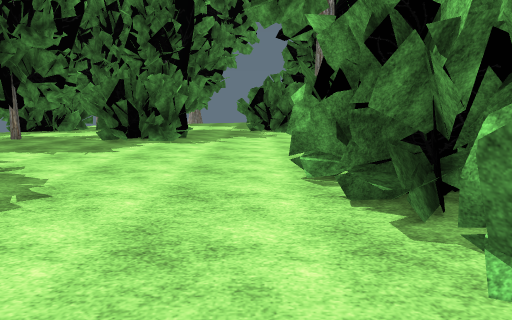
[1] (above)

22 first-person views from a walk through a 3-D level made in the Unity game engine. The camera is 1.5 m above the floor, tilts 8° down and sees 70° across. The floor is counted in squares, 1 m on a side. Each view is taken from the middle of a square. On the plan, view 1 faces up. The plan holds only what a view shows up to about 16 squares ahead; the rest is blank. The place goes on beyond the plan. Some animated figures are not drawn. Door leaves are left out, so doorways stand open. Some surface patterns are stand-ins.

[2]
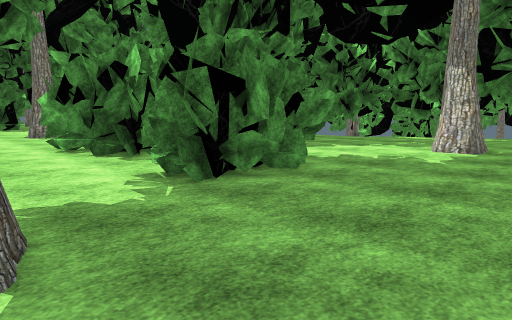

[3]
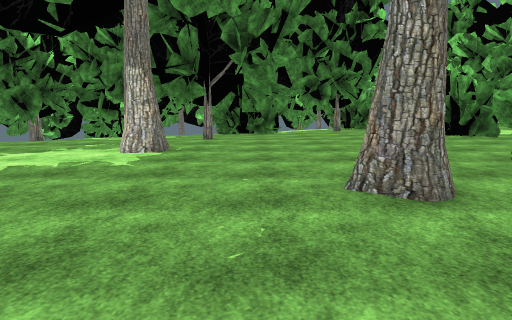

[4]
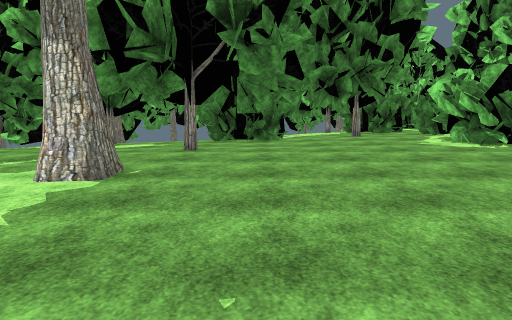

[5]
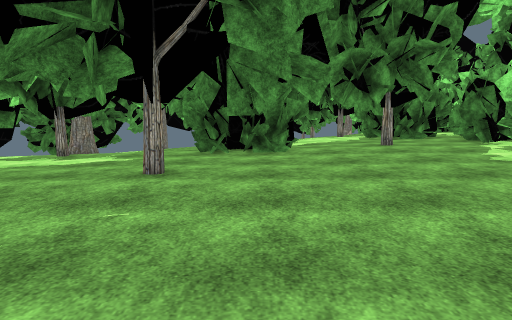

[6]
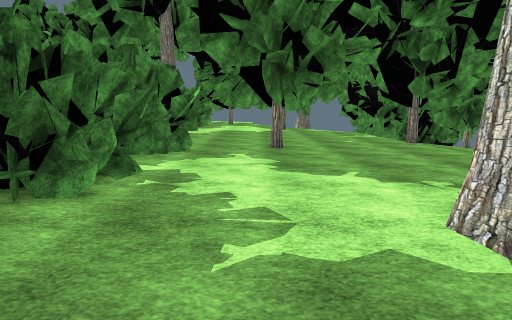

[7]
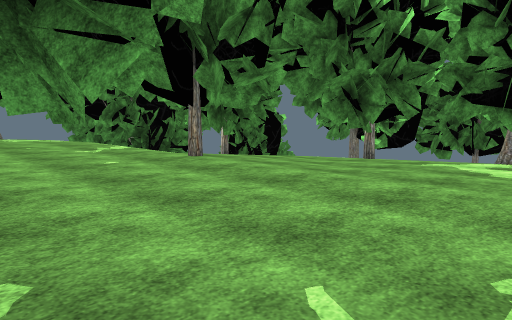

[8]
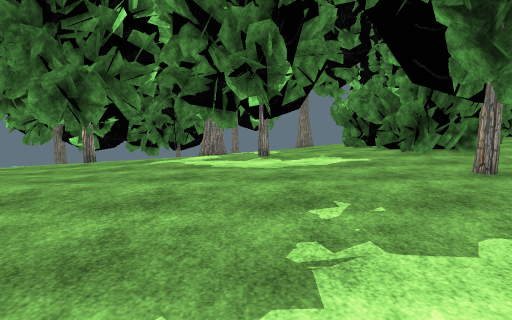

[9]
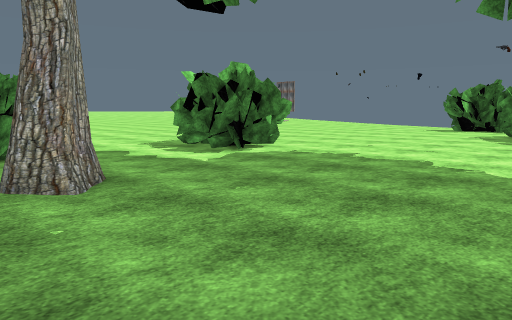

[10]
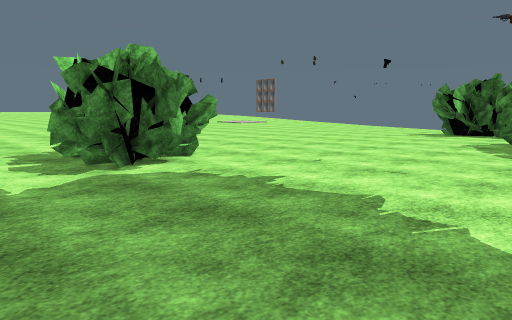

[11]
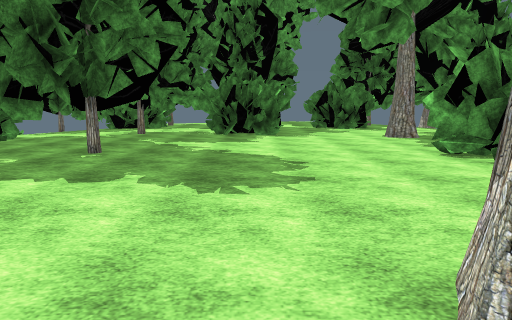

[12]
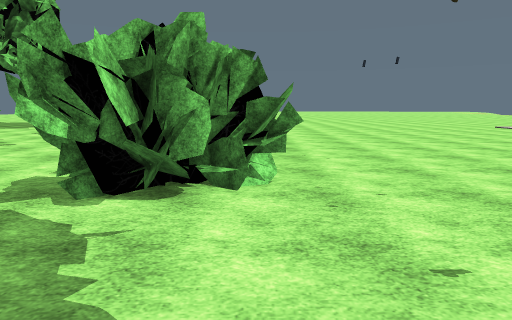

[13]
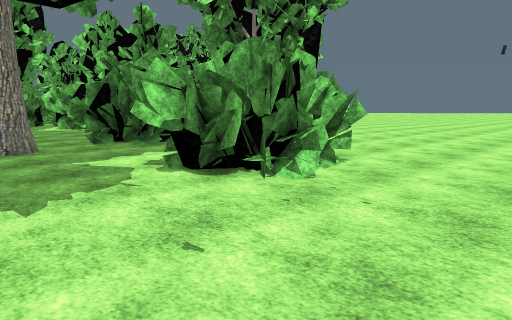

[14]
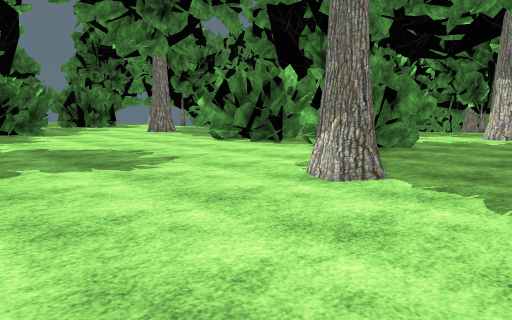

[15]
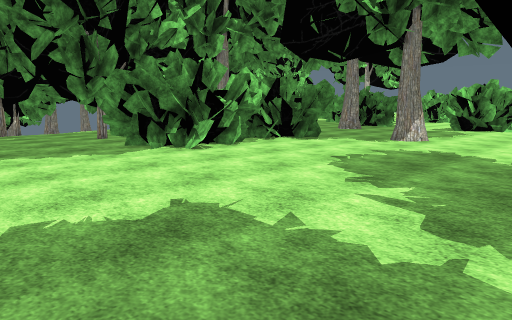

[16]
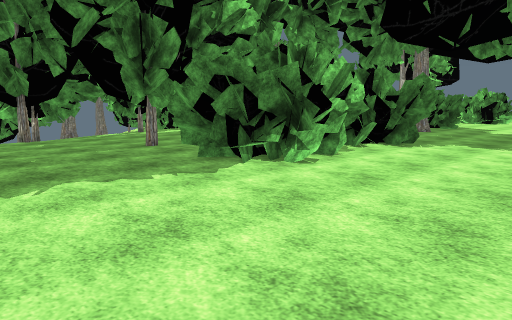

[17]
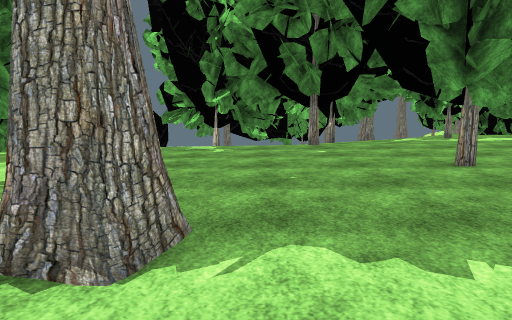

[18]
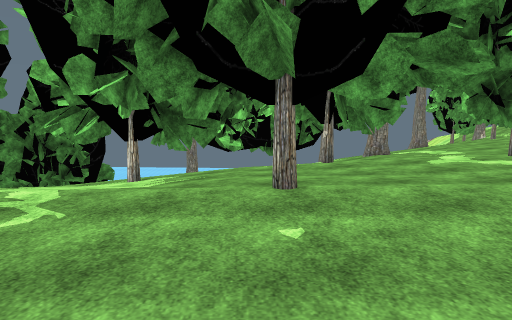

[19]
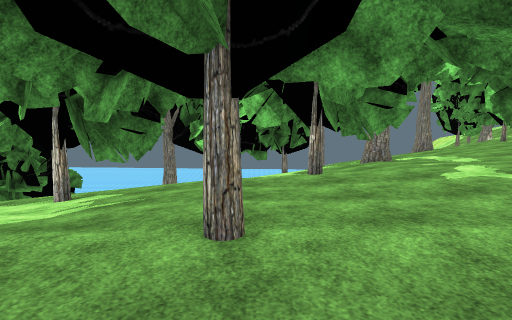

[20]
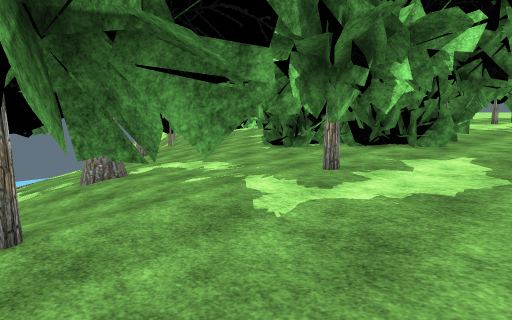

[21]
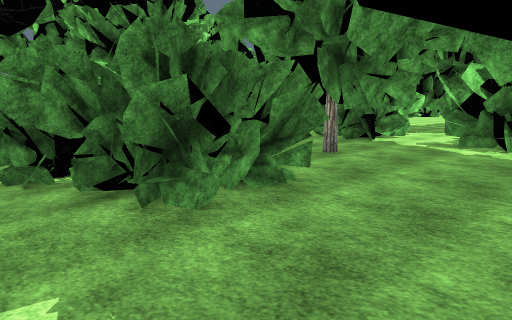

[22]
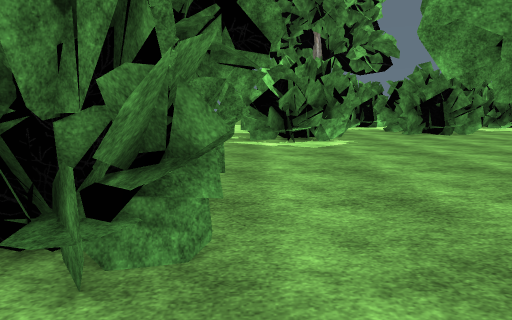

### Floor plan
Key: @ floor where view 1 was taken; # wall or solid block; . main floor; - floor 0.25 m lower than the main floor; _ floor 0.5 m lower than the main floor; < floor 0.75 m lower than the main floor; ( floor 1 m lower than the main floor; ! floor 1.25 m lower than the main floor; / step, stairs or slope; T tree; B bush; O other object.
Columns run from 10 left of view 1 to 25 right of it. Each row starts with its distance up from view 1.
 16 ... ........T#  .......---///<(T!!
 15 ............TT..........--//<TT( !
 14 .........................--T_TT< (
 13 ..........................T-_T#<<(
 12 .........................T--___<<(
 11 T........................#T-___<<
 10 T...........BBB#..T.......T-___<<<
  9 #..........BBBB .T# ......---_TT<#
  8 T..........BBBB ...T......---TTTTT//
  7 T..........BBBBBB...T.....---_##_T//
  6 ...........BBBBB#..TT.....----____//
  5 ...........BBBB....T.......---T___//
  4 ............BBB............----T___<
  3 ............BBBB#..........---TT___<
  2 ...........BBBBB...........-----T#T_
  1  ..........BBBB#............----T##_
  0  .........@BBBBB............------__
 -1  ......#T...B..#.....T......------__
 -2  ......T#............T#......------_
 -3 .........................TT#..--B-B_
 -4 ...........................T..-BBBBB
 -5 ............................T.--BBB
 -6 ...........................TT.--BB
 -7 ..............................-BBBB
 -8 ...............T................ B#
 -9 ..............#T..................-
-10 .......B#.......................T.-
-11 .....BBBBB......................T..
-12 ....BBBBB#.....#B.................#-
-13 .....BBBB.....BBB   ................
-14 .....BBBBB... BB    .........BB.....
-15 .....BBBB.... B      .......BBBB....
-16 ..............       ......BBBBBB.OO
-17 ..............         ....BBBB ...O

Positions as (right, up) in squares from view 1, and headings:
1: (0, 0), facing up
2: (-3, -6), facing up-right
3: (-2, -6), facing right
4: (3, -6), facing right
5: (8, -6), facing right
6: (8, -6), facing up
7: (8, 1), facing up-right
8: (8, 2), facing right
9: (7, -1), facing down-left
10: (2, -2), facing down-left
11: (-5, -4), facing up
12: (-5, -5), facing down
13: (-10, -6), facing down-right
14: (-10, -6), facing up-right
15: (-10, 16), facing down-right
16: (-5, 16), facing down-right
17: (-1, 14), facing right
18: (8, 12), facing right
19: (11, 11), facing right
20: (17, 10), facing down-right
21: (17, -1), facing down-right
22: (21, -1), facing down
